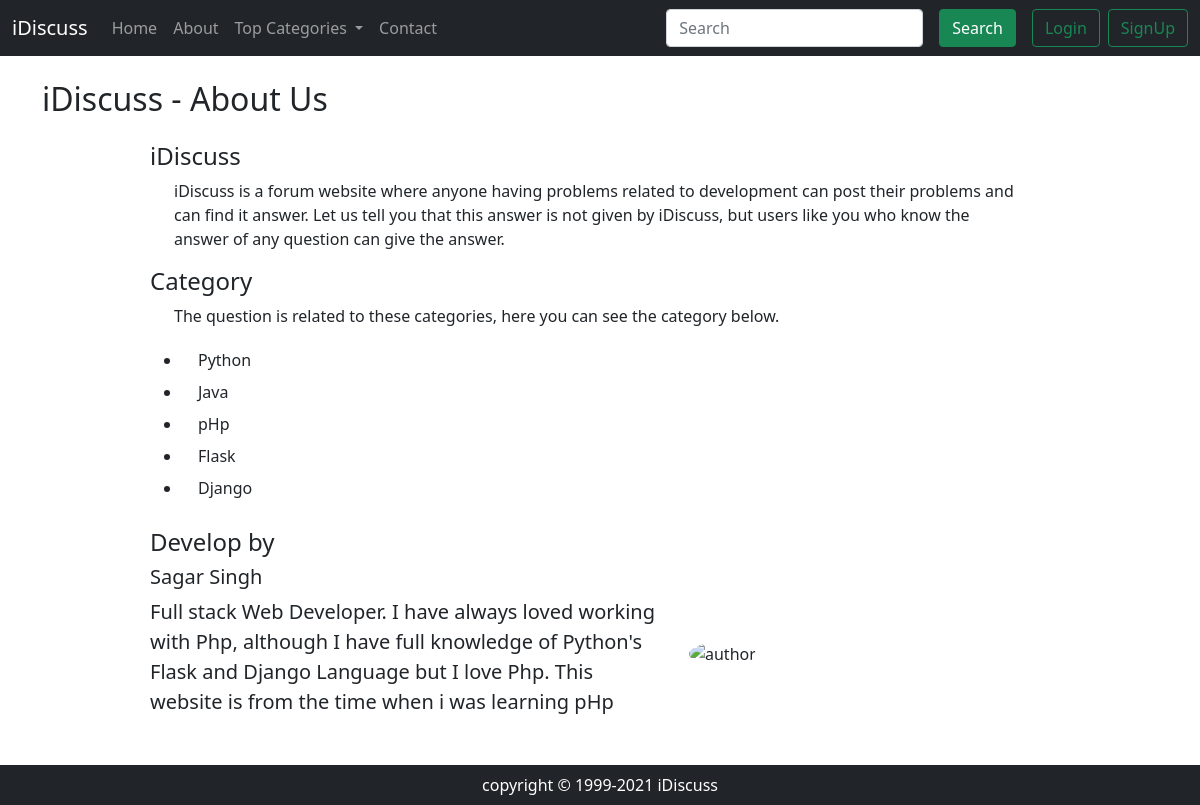
Page /about.php on the committed database.
### tables this page shows
CREATE TABLE `categories` (
  `categories_id` int(11) NOT NULL,
  `categories_name` varchar(255) NOT NULL,
  `categories_discription` varchar(255) NOT NULL,
  `categories_img` varchar(11) NOT NULL,
  `created` datetime NOT NULL DEFAULT current_timestamp()
);

### about.php (the view, shortened to what this page needs)
<!DOCTYPE html>
<html lang="en">
<head>
</head>
<body>
    <!doctype html>
    <html lang="en">
    <head>
        <link href="https://cdn.jsdelivr.net/npm/bootstrap@5.0.1/dist/css/bootstrap.min.css" rel="stylesheet">
    </head>
    <body>
        <?php include 'partials/_dbconnect.php'; ?>
        <?php include 'partials/_navbar.php'; ?>
        <div class="container my-4" style="min-height: 80vh;">
            <h2>iDiscuss - About Us</h2>
            <div class="about m-auto my-4" style="max-width: 900px;">
                <h4>iDiscuss</h4>
                <p class="mx-4">iDiscuss is a forum website where anyone having problems related to development can post their problems and can find it answer. Let us tell you that this answer is not given by iDiscuss, but users like you who know the answer of any question can give the answer.</p>
                <div class="category">
                    <h4>Category</h4>
                    <p class="mx-4">The question is related to these categories, here you can see the category below.</p>
                    <ul>
                        <?php
                        $sql = "SELECT categories_name, categories_id FROM `categories` LIMIT 5";
                        $result = mysqli_query($conn, $sql);
                        while ($row = mysqli_fetch_assoc($result)) {
                            echo '<li><a class="dropdown-item" href="threadlist.php?catid=' . $row['categories_id'] . '">' . $row['categories_name'] . '</a></li>';
                        }
                        ?>
                    </ul>
                </div>
                <div class="develope">
                    <h4 class="mt-4">Develop by</h4>
                    <div class="row align-items-lg-center">
                    <div class="col-100 col-md-4 order-md-2 col-lg-5">
                            <img src="img/author.jpg" alt="author" width="250px" class="rounded-circle">
                        </div>
                        <div class="col-md-8 order-md-1 col-lg-7 text-center text-md-start">
                            <h5 class="mb-2">Sagar Singh</h5>
                            <p class="lead mb-4">
                                Full stack Web Developer. I have always loved working with Php, although I have full knowledge of Python's Flask and Django Language but I love Php. This website is from the time when i was learning pHp
                            </p>
                        </div>
                    </div>
                </div>
            </div>
        </div>
            <?php include 'partials/_footer.php'; ?>
    </body>
    </html>
</body>
</html>

### rows in the picture
categories: categories_name "Python"
categories: categories_name "Java"
categories: categories_name "pHp"
categories: categories_name "Flask"
categories: categories_name "Django"
